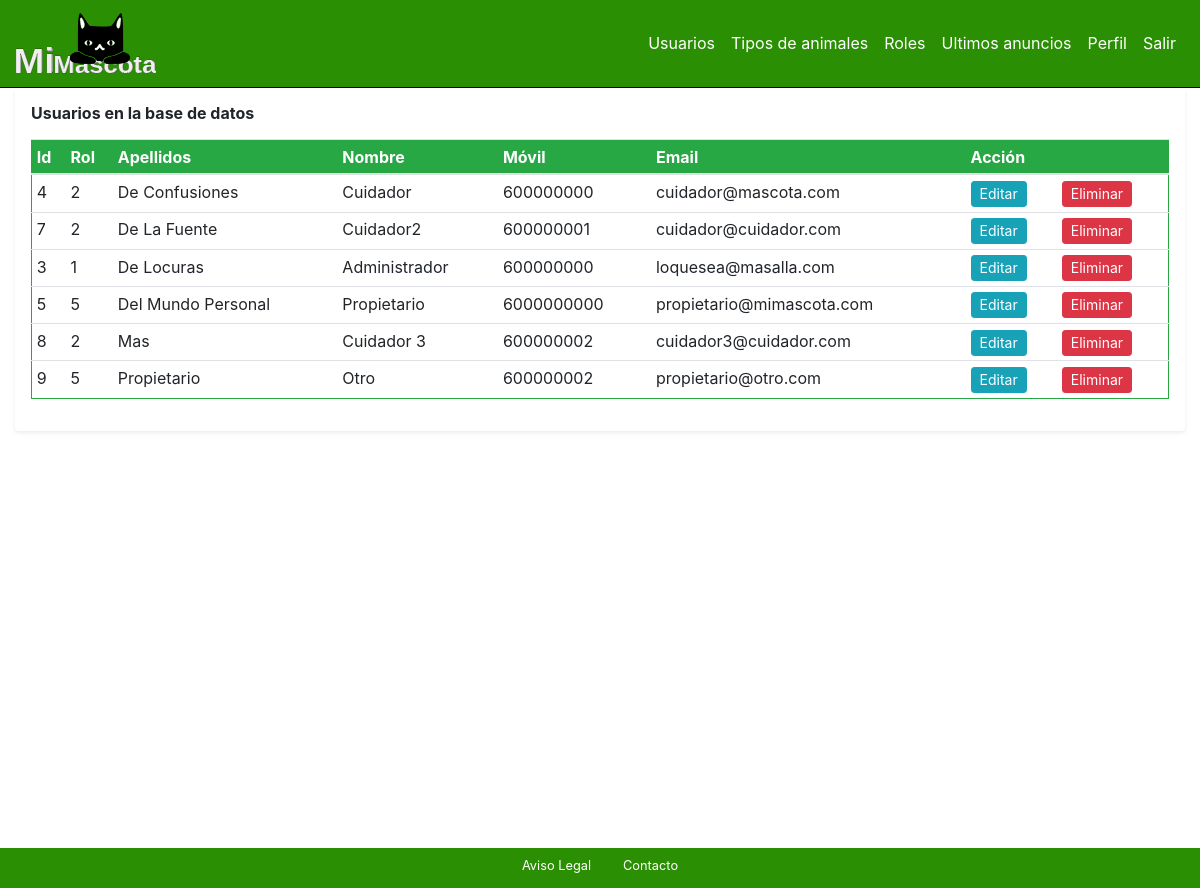
/usuarios (signed in), run on the app's committed database.
### tables this page shows
CREATE TABLE `usuarios` (
  `id` bigint(20) UNSIGNED NOT NULL,
  `id_roles` bigint(20) UNSIGNED NOT NULL,
  `email` varchar(128) NOT NULL,
  `movil` varchar(20) NOT NULL,
  `contrasena` varchar(64) NOT NULL,
  `nombre` varchar(32) NOT NULL,
  `apellidos` varchar(64) NOT NULL,
  `imagen` varchar(128) NOT NULL DEFAULT '/aade858e870ce010deaa7cfe9fe317e6c7eb7852'
);

### src/Controlador.php (called while the page is built, shortened)
<?php
abstract class Controlador
{
    public function renderizar($vista, $datos = [])
    {
        require_once(__DIR__ . "/Vistas/Plantilla.php");
    }
}

### src/Controladores/Usuarios.php (called while the page is built, shortened)
<?php
require_once(dirname(__DIR__) . "/Controlador.php");
require_once(dirname(__DIR__) . "/Modelos/Usuario.php");
class Usuarios extends Controlador
{
    public function getListar()
    {
        $usuario = new Usuario();
        $usuarios = $usuario->listarUsuarios();
        $this->renderizar("Listar.php", ["usuarios" => $usuarios]);
    }
    }

### src/Modelo.php (called while the page is built, shortened)
<?php
class Modelo
{
    private $basededatos;
    private $contrasena;
    private $host;
    private $puerto;
    private $usuario;
    private function conectarse()
    {
        $this->conexion = new mysqli($this->host, $this->usuario, $this->contrasena, $this->basededatos, $this->puerto);
    }
    public function __construct()
    {
        $credenciales = require(dirname(__DIR__) . "/config/basededatos.php");
        $this->basededatos = $credenciales["basededatos"];
        $this->contrasena = $credenciales["contrasena"];
        $this->host = $credenciales["host"];
        $this->puerto = $credenciales["puerto"];
        $this->usuario = $credenciales["usuario"];
    }
}

### src/Modelos/Usuario.php (called while the page is built, shortened)
<?php
require_once(dirname(__DIR__) . "/Modelo.php");
class Usuario extends Modelo
{
    private $apellidos;
    private $email;
    private $id;
    private $movil;
    private $nombre;
    private $rol;
    private function definirId($id)
    {
        $this->id = (int)$id;
    }
    public function definirApellidos($apellidos)
    {
        if (empty($apellidos)) {
            Sesion::definirError("Los apellidos introducidos no son validos.", "apellidos");
        } else {
            $this->apellidos = filter_var($apellidos, FILTER_SANITIZE_FULL_SPECIAL_CHARS);
        }
        return $this;
    }
    public function definirEmail($email)
    {
        $emailValido = filter_var($email, FILTER_SANITIZE_EMAIL);
        if (!filter_var($emailValido, FILTER_VALIDATE_EMAIL)) {
            Sesion::definirError("El correo electrónico proporcionado no es válido.", "email");
        } else {
            $this->email = $emailValido;
        }
        return $this;
    }
    public function definirMovil($movil)
    {
        $movilValido = filter_var($movil, FILTER_SANITIZE_NUMBER_INT);
        if ($movilValido < 9) {
            Sesion::definirError("El número de móvil proporcionado no es válido", "movil");
        } else {
            $this->movil = $movilValido;
        }
        return $this;
    }
    public function definirNombre($nombre)
    {
        if (empty($nombre)) {
            Sesion::definirError("El nombre introducido no es valido.", "nombre");
        } else {
            $this->nombre = filter_var($nombre, FILTER_SANITIZE_FULL_SPECIAL_CHARS);
        }
        return $this;
    }
    public function definirRol($rol)
    {
        $this->rol = (int)$rol;
    }
    public function listarUsuarios()
    {
        $usuarios = [];
        $resultado = $this->conexion->query("SELECT * FROM `usuarios` ORDER BY `apellidos`");
        while ($fila = $resultado->fetch_assoc()) {
            $usuario = new Usuario();
            $usuario->definirId($fila["id"]);
            $usuario->definirRol($fila["id_roles"]);
            $usuario->definirEmail($fila["email"]);
            $usuario->definirMovil($fila["movil"]);
            $usuario->definirNombre($fila["nombre"]);
            $usuario->definirApellidos($fila["apellidos"]);
            $usuario->definirImagen($fila["imagen"]);
            array_push($usuarios, $usuario);
        }
        return $usuarios;
    }
    public function obtenerApellidos()
    {
        if (is_null($this->apellidos)) {
            throw new Exception("Los apellidos no están definidos");
        } else {
            return $this->apellidos;
        }
    }
    public function obtenerEmail()
    {
        if (is_null($this->email)) {
            throw new Exception("El correo electrónico no está definido.");
        } else {
            return $this->email;
        }
    }
    public function obtenerId()
    {
        if (is_null($this->id)) {
            throw new Exception("El identificador del usuario no está definido.");
        } else {
            return $this->id;
        }
    }
    public function obtenerMovil()
    {
        if (is_null($this->id)) {
            throw new Exception("El número de móvil no esta definido.");
        } else {
            return $this->movil;
        }
    }
    public function obtenerNombre()
    {
        if (is_null($this->nombre)) {
            throw new Exception("El nombre no esta definido");
        } else {
            return $this->nombre;
        }
    }
    public function obtenerRol()
    {
        if (is_null($this->rol)) {
            throw new Exception("El rol no está definido");
        } else {
            return $this->rol;
        }
    }
}

### src/Vistas/Usuarios/Listar.php (the view)
<section class="container">
    <div class="row">
        <div class="col-sm-12 col-md-12  col-lg-12  shadow-sm p-3 mb-5 rounded">
            <h6 class="mb-3"> Usuarios en la base de datos</h6>
            <table class="table table-sm table-hover border border-success">
                <thead>
                    <tr class="bg-success text-white">
                        <th>Id</th>
                        <th>Rol</th>
                        <th>Apellidos</th>
                        <th>Nombre</th>
                        <th>Móvil</th>
                        <th>Email</th>
                        <th colspan="2">Acción</th>
                    </tr>
                </thead>
                <tbody>
                    <?php foreach ($datos["usuarios"] as $usuario): ?>
                        <tr>
                            <td><?php echo $usuario->obtenerId(); ?></td>
                            <td><?php echo $usuario->obtenerRol(); ?></td>
                            <td><?php echo $usuario->obtenerApellidos(); ?></td>
                            <td><?php echo $usuario->obtenerNombre(); ?></td>
                            <td><?php echo $usuario->obtenerMovil(); ?></td>
                            <td><?php echo $usuario->obtenerEmail(); ?></td>
                            <td>
                                <a href="/usuarios/editar/<?php echo($usuario->obtenerId(
                                )); ?>" class="btn btn-sm btn-info">Editar
                                </a>
                            </td>
                            <td>
                                <a href="/usuarios/eliminar/<?php echo($usuario->obtenerId(
                            )); ?>" class="btn btn-sm btn-danger">Eliminar</a>
                            </td>
                        </tr>
                    <?php endforeach; ?>
                </tbody>
            </table>
        </div>
    </div>
</section>

### data on the page
usuarios: id "4", id_roles "2", apellidos "De Confusiones", nombre "Cuidador", movil "600000000", email "cuidador@mascota.com"
usuarios: id "7", id_roles "2", apellidos "De La Fuente", nombre "Cuidador2", movil "600000001", email "cuidador@cuidador.com"
usuarios: id "3", id_roles "1", apellidos "De Locuras", nombre "Administrador", movil "600000000", email "loquesea@masalla.com"
usuarios: id "5", id_roles "5", apellidos "Del Mundo Personal", nombre "Propietario", movil "6000000000", email "propietario@mimascota.com"
usuarios: id "8", id_roles "2", apellidos "Mas", nombre "Cuidador 3", movil "600000002", email "cuidador3@cuidador.com"
usuarios: id "9", id_roles "5", apellidos "Propietario", nombre "Otro", movil "600000002", email "propietario@otro.com"
